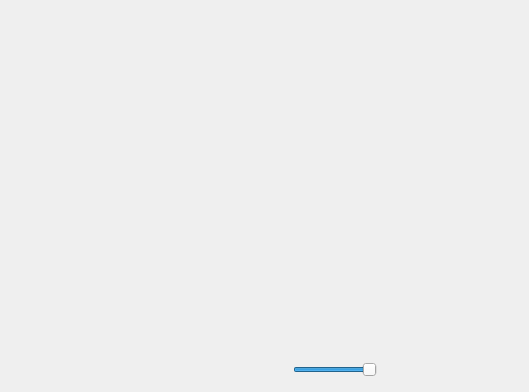
<?xml version="1.0" encoding="UTF-8"?>
<ui version="4.0">
 <class>FloatWidget</class>
 <widget class="QWidget" name="FloatWidget">
  <property name="geometry">
   <rect>
    <x>0</x>
    <y>0</y>
    <width>529</width>
    <height>392</height>
   </rect>
  </property>
  <property name="windowTitle">
   <string/>
  </property>
  <property name="windowOpacity">
   <double>0.500000000000000</double>
  </property>
  <layout class="QGridLayout" name="gridLayout_2">
   <property name="leftMargin">
    <number>0</number>
   </property>
   <property name="topMargin">
    <number>0</number>
   </property>
   <property name="rightMargin">
    <number>0</number>
   </property>
   <property name="bottomMargin">
    <number>10</number>
   </property>
   <property name="horizontalSpacing">
    <number>10</number>
   </property>
   <property name="verticalSpacing">
    <number>0</number>
   </property>
   <item row="0" column="2">
    <spacer name="verticalSpacer_2">
     <property name="orientation">
      <enum>Qt::Vertical</enum>
     </property>
     <property name="sizeHint" stdset="0">
      <size>
       <width>20</width>
       <height>40</height>
      </size>
     </property>
    </spacer>
   </item>
   <item row="3" column="0" colspan="4">
    <layout class="QHBoxLayout" name="horizontalLayout_9">
     <property name="spacing">
      <number>2</number>
     </property>
     <item>
      <spacer name="horizontalSpacer_3">
       <property name="orientation">
        <enum>Qt::Horizontal</enum>
       </property>
       <property name="sizeHint" stdset="0">
        <size>
         <width>40</width>
         <height>20</height>
        </size>
       </property>
      </spacer>
     </item>
     <item>
      <widget class="QPushButton" name="btnStop">
       <property name="sizePolicy">
        <sizepolicy hsizetype="Fixed" vsizetype="Fixed">
         <horstretch>0</horstretch>
         <verstretch>0</verstretch>
        </sizepolicy>
       </property>
       <property name="minimumSize">
        <size>
         <width>24</width>
         <height>24</height>
        </size>
       </property>
       <property name="maximumSize">
        <size>
         <width>24</width>
         <height>24</height>
        </size>
       </property>
       <property name="toolTip">
        <string>Stop</string>
       </property>
       <property name="text">
        <string/>
       </property>
       <property name="icon">
        <iconset resource="../RtspClient.qrc">
         <normaloff>:/RtspClient/Resources/btn_stop.png</normaloff>:/RtspClient/Resources/btn_stop.png</iconset>
       </property>
       <property name="iconSize">
        <size>
         <width>20</width>
         <height>20</height>
        </size>
       </property>
       <property name="flat">
        <bool>true</bool>
       </property>
      </widget>
     </item>
     <item>
      <widget class="QPushButton" name="btnMic">
       <property name="sizePolicy">
        <sizepolicy hsizetype="Fixed" vsizetype="Fixed">
         <horstretch>0</horstretch>
         <verstretch>0</verstretch>
        </sizepolicy>
       </property>
       <property name="minimumSize">
        <size>
         <width>24</width>
         <height>24</height>
        </size>
       </property>
       <property name="maximumSize">
        <size>
         <width>24</width>
         <height>24</height>
        </size>
       </property>
       <property name="toolTip">
        <string>Micphone</string>
       </property>
       <property name="text">
        <string/>
       </property>
       <property name="icon">
        <iconset resource="../RtspClient.qrc">
         <normaloff>:/RtspClient/Resources/mic.png</normaloff>:/RtspClient/Resources/mic.png</iconset>
       </property>
       <property name="iconSize">
        <size>
         <width>20</width>
         <height>20</height>
        </size>
       </property>
       <property name="flat">
        <bool>true</bool>
       </property>
      </widget>
     </item>
     <item>
      <widget class="QPushButton" name="btnSnapshot">
       <property name="sizePolicy">
        <sizepolicy hsizetype="Fixed" vsizetype="Fixed">
         <horstretch>0</horstretch>
         <verstretch>0</verstretch>
        </sizepolicy>
       </property>
       <property name="minimumSize">
        <size>
         <width>24</width>
         <height>24</height>
        </size>
       </property>
       <property name="maximumSize">
        <size>
         <width>24</width>
         <height>24</height>
        </size>
       </property>
       <property name="toolTip">
        <string>Snapshot</string>
       </property>
       <property name="text">
        <string/>
       </property>
       <property name="icon">
        <iconset resource="../RtspClient.qrc">
         <normaloff>:/RtspClient/Resources/snapshot.png</normaloff>:/RtspClient/Resources/snapshot.png</iconset>
       </property>
       <property name="iconSize">
        <size>
         <width>20</width>
         <height>20</height>
        </size>
       </property>
       <property name="flat">
        <bool>true</bool>
       </property>
      </widget>
     </item>
     <item>
      <widget class="QPushButton" name="btnRecord">
       <property name="sizePolicy">
        <sizepolicy hsizetype="Fixed" vsizetype="Fixed">
         <horstretch>0</horstretch>
         <verstretch>0</verstretch>
        </sizepolicy>
       </property>
       <property name="minimumSize">
        <size>
         <width>24</width>
         <height>24</height>
        </size>
       </property>
       <property name="maximumSize">
        <size>
         <width>24</width>
         <height>24</height>
        </size>
       </property>
       <property name="toolTip">
        <string>Video record</string>
       </property>
       <property name="text">
        <string/>
       </property>
       <property name="icon">
        <iconset resource="../RtspClient.qrc">
         <normaloff>:/RtspClient/Resources/video_record.png</normaloff>:/RtspClient/Resources/video_record.png</iconset>
       </property>
       <property name="iconSize">
        <size>
         <width>20</width>
         <height>20</height>
        </size>
       </property>
       <property name="flat">
        <bool>true</bool>
       </property>
      </widget>
     </item>
     <item>
      <spacer name="horizontalSpacer">
       <property name="orientation">
        <enum>Qt::Horizontal</enum>
       </property>
       <property name="sizeType">
        <enum>QSizePolicy::Preferred</enum>
       </property>
       <property name="sizeHint" stdset="0">
        <size>
         <width>10</width>
         <height>20</height>
        </size>
       </property>
      </spacer>
     </item>
     <item>
      <widget class="QPushButton" name="btnVolume">
       <property name="sizePolicy">
        <sizepolicy hsizetype="Fixed" vsizetype="Fixed">
         <horstretch>0</horstretch>
         <verstretch>0</verstretch>
        </sizepolicy>
       </property>
       <property name="minimumSize">
        <size>
         <width>24</width>
         <height>24</height>
        </size>
       </property>
       <property name="maximumSize">
        <size>
         <width>24</width>
         <height>24</height>
        </size>
       </property>
       <property name="toolTip">
        <string>Volume</string>
       </property>
       <property name="text">
        <string/>
       </property>
       <property name="icon">
        <iconset resource="../RtspClient.qrc">
         <normaloff>:/RtspClient/Resources/volume.png</normaloff>:/RtspClient/Resources/volume.png</iconset>
       </property>
       <property name="iconSize">
        <size>
         <width>20</width>
         <height>20</height>
        </size>
       </property>
       <property name="flat">
        <bool>true</bool>
       </property>
      </widget>
     </item>
     <item>
      <widget class="UMSlider" name="sliderVolume">
       <property name="sizePolicy">
        <sizepolicy hsizetype="Preferred" vsizetype="Fixed">
         <horstretch>0</horstretch>
         <verstretch>0</verstretch>
        </sizepolicy>
       </property>
       <property name="maximum">
        <number>255</number>
       </property>
       <property name="value">
        <number>255</number>
       </property>
       <property name="orientation">
        <enum>Qt::Horizontal</enum>
       </property>
      </widget>
     </item>
     <item>
      <spacer name="horizontalSpacer_4">
       <property name="orientation">
        <enum>Qt::Horizontal</enum>
       </property>
       <property name="sizeHint" stdset="0">
        <size>
         <width>40</width>
         <height>20</height>
        </size>
       </property>
      </spacer>
     </item>
    </layout>
   </item>
   <item row="1" column="2">
    <widget class="QPushButton" name="btnPlay">
     <property name="text">
      <string/>
     </property>
     <property name="icon">
      <iconset resource="../RtspClient.qrc">
       <normaloff>:/RtspClient/Resources/btn_play.png</normaloff>:/RtspClient/Resources/btn_play.png</iconset>
     </property>
     <property name="iconSize">
      <size>
       <width>32</width>
       <height>32</height>
      </size>
     </property>
     <property name="flat">
      <bool>true</bool>
     </property>
    </widget>
   </item>
   <item row="2" column="2">
    <spacer name="verticalSpacer">
     <property name="orientation">
      <enum>Qt::Vertical</enum>
     </property>
     <property name="sizeHint" stdset="0">
      <size>
       <width>20</width>
       <height>40</height>
      </size>
     </property>
    </spacer>
   </item>
   <item row="1" column="3">
    <spacer name="horizontalSpacer_2">
     <property name="orientation">
      <enum>Qt::Horizontal</enum>
     </property>
     <property name="sizeHint" stdset="0">
      <size>
       <width>40</width>
       <height>20</height>
      </size>
     </property>
    </spacer>
   </item>
   <item row="1" column="1">
    <spacer name="horizontalSpacer_5">
     <property name="orientation">
      <enum>Qt::Horizontal</enum>
     </property>
     <property name="sizeHint" stdset="0">
      <size>
       <width>40</width>
       <height>20</height>
      </size>
     </property>
    </spacer>
   </item>
  </layout>
 </widget>
 <customwidgets>
  <customwidget>
   <class>UMSlider</class>
   <extends>QSlider</extends>
   <header>umslider.h</header>
  </customwidget>
 </customwidgets>
 <resources>
  <include location="../RtspClient.qrc"/>
 </resources>
 <connections/>
</ui>
